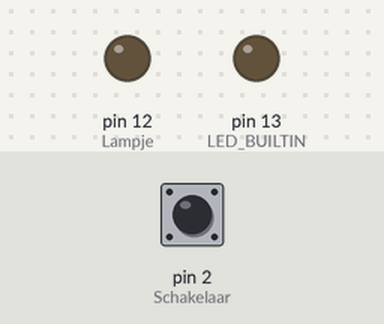
A sketch run on a simulated Arduino Uno, built with avr-gcc and run on an emulated ATmega328P. Shown: output pins drawn as LEDs (lit = HIGH). Inputs (shaded band) come from the test bench; at power-on: pin 2 (Schakelaar) HIGH. What the sketch prints to the serial monitor is not drawn.

Above: at 1.2 s.
1.3 s: pin 2 (Schakelaar) pulled LOW for 0.15 s
At 1.38 s:
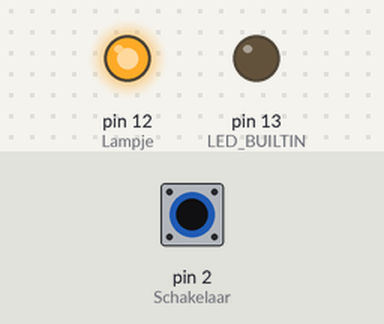
4.4 s: pin 2 (Schakelaar) pulled LOW for 1 s
At 6.2 s:
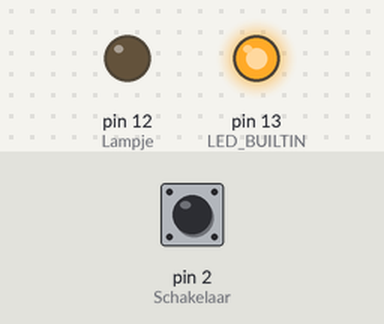
8.4 s: pin 2 (Schakelaar) pulled LOW for 3.2 s
At 9.6 s:
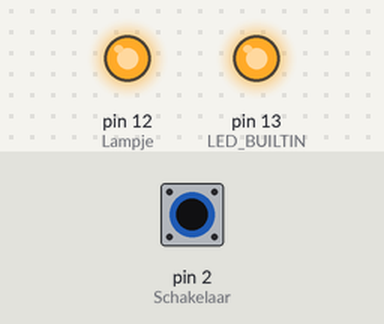
Timing chart, 0 to 16.5 s (numbered marks = the images above; inputs shaded):
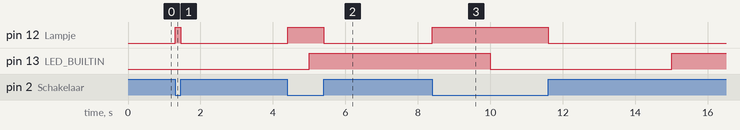

The sketch:

ArduinoBlinkWithoutDelay_DigitalInputPullup.ino
```cpp
/*
  Blink without Delay + "Schakelaar" die "Lampje" stuurt

  LED_BUILTIN gaat aan voor 5s, daarna uit voor 5 s, herhalend.
  Schakelaar bedient INPUT 2 (wordt hier gebruikt met de ingebouwde pullup-weerstand)
  Wanneer de schakelaar (INPUT 2) bediend wordt, willen we dat het lampje brandt (OUTPUT 12)

  In tegenstelling tot de sketch die gebruik maakt van de delay-functie reageert "Lampje" nu wel ogenblikkelijk op het signaal van de schakelaar.


*/
#define LED_BUILTIN 13
#define Lampje 12
#define Schakelaar 2

// Variabele die kan wijzigen:
int ledState = LOW;

// Gebruik "unsigned long" voor de variable die de waarde van Millis moet bijhouden (aantal ms dat verstreken is sinds de opstart)
// Een integer variabele zou heel snel een overflow genereren (groot getal)

unsigned long previousMillis = 0;        // laatste keer dat de LED was geupdated

// constants kunnen niet wijzigen:
const long interval = 5000;           // knipperinterval (milliseconden)


// de setup-functie runt 1 keer na reset of power-on
void setup() {
  //start de seriële connectie (monitorfunctie)
  Serial.begin(9600);
  // set inputs/outputs
  pinMode(LED_BUILTIN, OUTPUT);
  pinMode(Lampje, OUTPUT);
  pinMode(Schakelaar, INPUT_PULLUP);
}

// de loop-function runt telkens opnieuw
void loop() {

    // check to see if it's time to blink the LED; that is, if the difference
  // between the current time and last time you blinked the LED is bigger than
  // the interval at which you want to blink the LED.
  unsigned long currentMillis = millis();

  if (currentMillis - previousMillis >= interval) {
    // save the last time you blinked the LED
    previousMillis = currentMillis;

    // if the LED is off turn it on and vice-versa:
    if (ledState == LOW) {
      ledState = HIGH;
    } else {
      ledState = LOW;
    }

    // set the LED with the ledState of the variable:
    digitalWrite(LED_BUILTIN, ledState);
  }
  //lees de status van de schakelaar in een variabele
  int sensorVal = digitalRead(2);
  //print de waarde in de seriële monitor (0 of 1)
  Serial.println(sensorVal);

    if (sensorVal == HIGH) {
    digitalWrite(Lampje, LOW); // Pullup-ingang werkt omgekeerd >> HIGH > LOW
  } else {
    digitalWrite(Lampje, HIGH);
  }
}
```

Measured:
- after the input at 1.3 s, pin 12 (Lampje): LOW → HIGH at once, → LOW 0.15 s later
- after the input at 4.4 s, pin 12 (Lampje): LOW → HIGH at once, → LOW 1.0 s later
- after the input at 8.4 s, pin 12 (Lampje): LOW → HIGH at once, → LOW 3.2 s later
